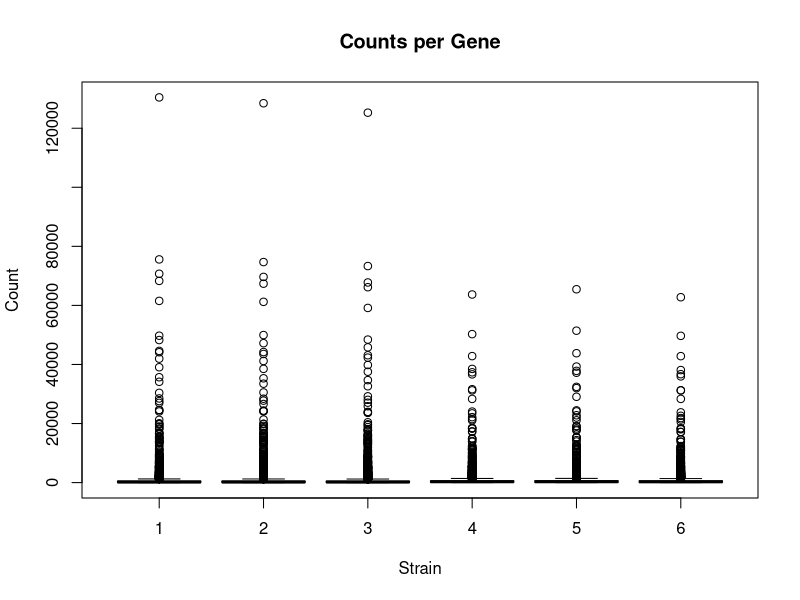
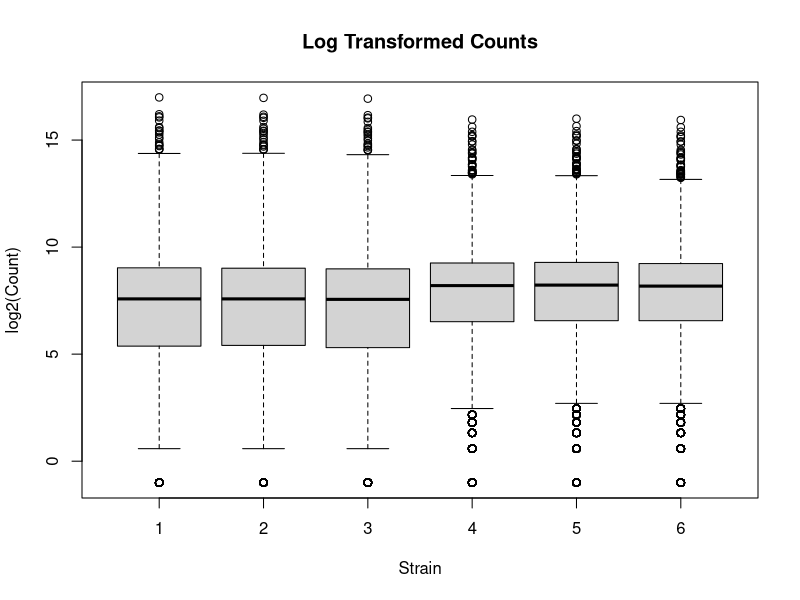

Write the R code that produced these figures, in order.
# Let’s look at our dataset and perform some basic checks before we do a differential expression analysis.
library(dplyr)

fcData <- read.table('yeast_counts_all_chr.txt', sep='\t', header=TRUE)
fcData %>% head()

# check dimentions
dim(fcData)

# Rename data columns to reflect group membership
names(fcData)[7:12] = c("WT1", "WT2", "WT3", "MT1", "MT2", "MT3")
fcData %>% head()


# Extract count data
# Remove annotation columns
# Add row names
counts <- fcData[, 7:12]
rownames(counts) <- fcData$Geneid
counts %>% head()

# create a plot of counts per gene by sample
png(file = "figure1_counts.png")
boxplot(as.matrix(counts) ~ col(counts), main = "Counts per Gene", xlab = "Strain", ylab = "Count")
dev.off()

# Some genes have zero counts:
colSums(counts == 0)


# Log transformation (add 0.5 to avoid log(0) issues):
logCounts <- log2(as.matrix(counts) + 0.5)

# Now we can see the per-sample distributions more clearly:
png(filename = "figure2_logCounts.png")
boxplot(as.matrix(logCounts) ~ col(logCounts), main = "Log Transformed Counts", xlab = "Strain", ylab = "log2(Count)")
dev.off()
